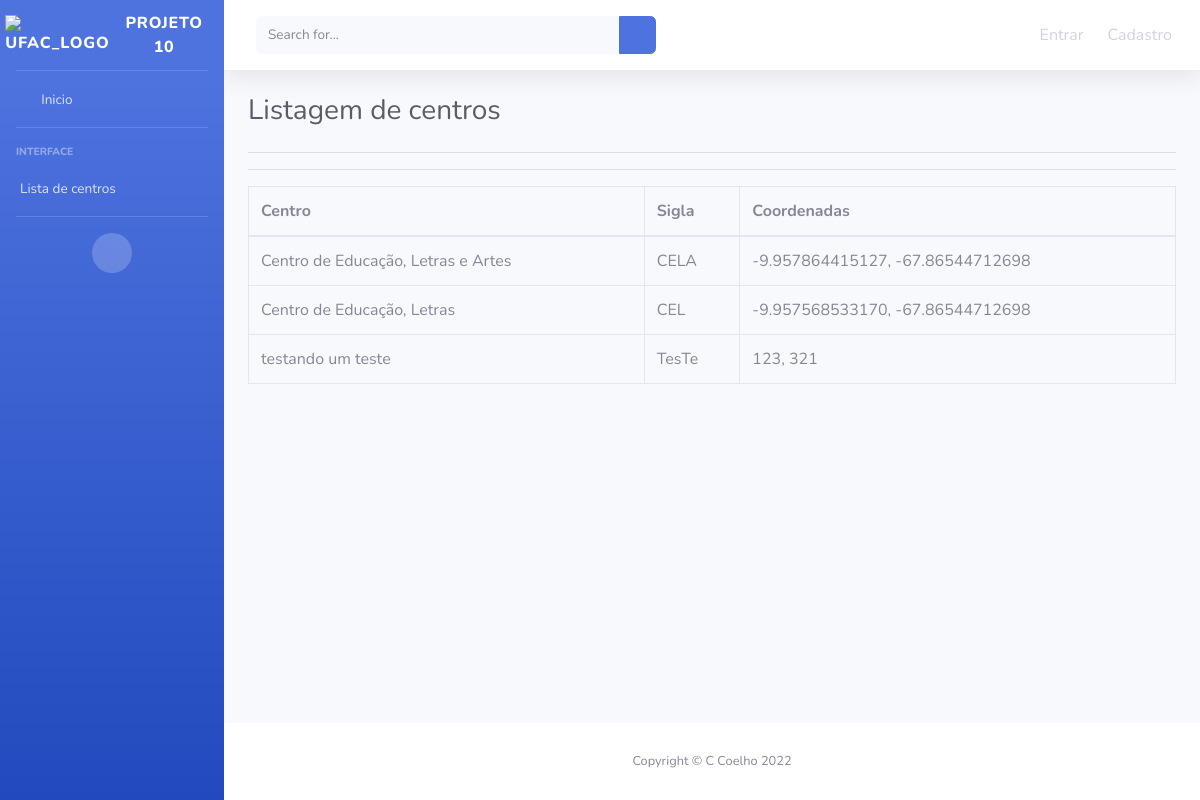
The page /listagem/ on the database as committed earlier.
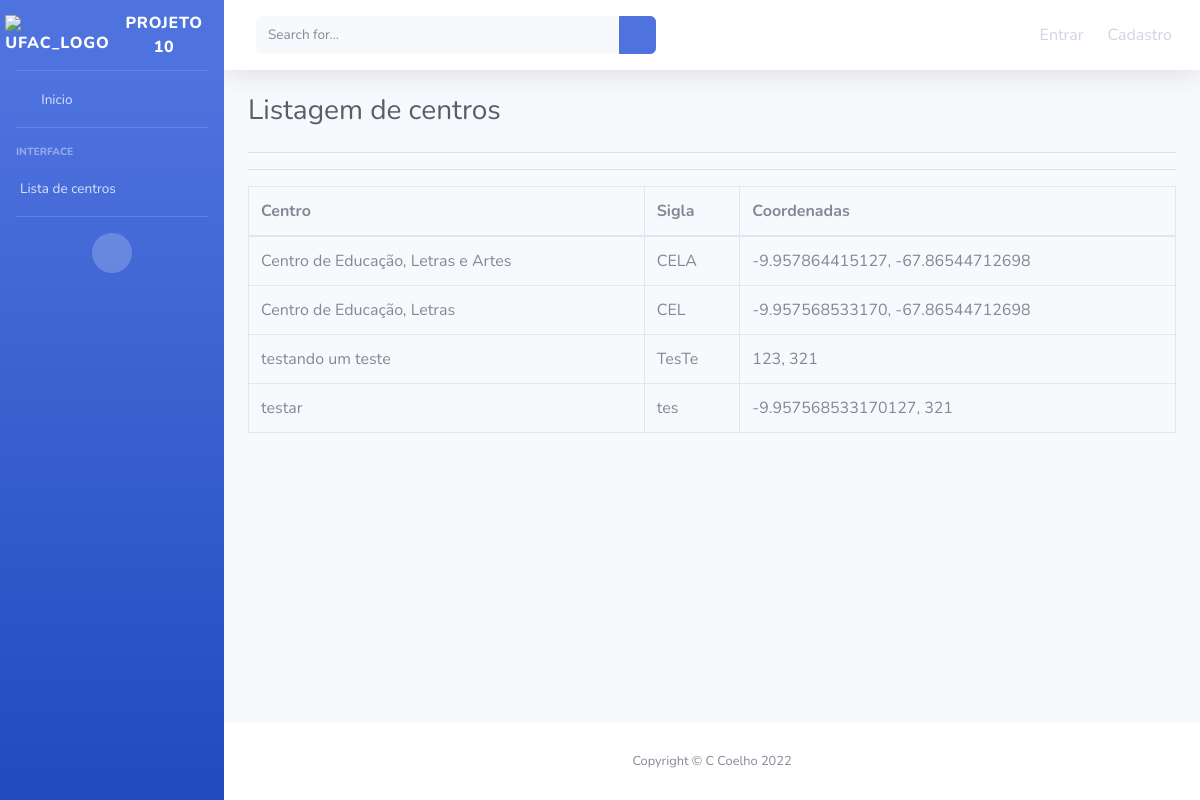
The same page on the database as committed later.
### cadastro_centros/models.py (models this page shows, shortened)
class Centros_Rio_Branco(models.Model):
    nome_centro = models.CharField('Digite o nome o centro', max_length=100)
    sigla_centro  = models.CharField('Digite a sigla do centro', max_length=15)
    latitude = models.CharField('Digite a latitude', max_length=25, default='')
    longitude = models.CharField('Digite a longitude', max_length=25, default='')

### cadastro_centros/views.py (the view)
# urls.py: path('listagem/', CentrosListagem.as_view(), name='listagem'),
class CentrosListagem(ListView):
    model = Centros_Rio_Branco
    template_name = 'cadastro_centros/listar_cadastro.html'

### templates/cadastro_centros/listar_cadastro.html (shortened to what this page needs)
{% extends 'base.html' %}
{% load static %}
        {% load crispy_forms_tags %}
        {% block conteudo %}
            <h1 class="h3 mb-4 text-gray-800">Listagem de centros</h1>
            <hr>
                <hr>
                <table class="table table-bordered" id="dataListagens" width="100%" cellspacing="0">                    <thead >
                        <tr>
                            <th>Centro</th>
                            <th>Sigla</th>
                            <th>Coordenadas</th>
                        </tr>
                    </thead>
                    <tbody>
                        {% for item in object_list %}
                        <tr>
                            <td scope="row">{{ item.nome_centro}}</td>
                            <td>{{item.sigla_centro}}</td>
                            <td>{{item.latitude}}, {{item.longitude}}</td>
                        </tr>
                        {% empty %}
                            nada foi registrado
                        {% endfor %}
                    </tbody>
                </table>
        {% endblock %}

### templates/base.html (shortened to what this page needs)
{% load static %}
<!DOCTYPE html>
<html lang="pt-BR">
<head>
    <link href={% static "vendor/fontawesome-free/css/all.min.css" %} rel="stylesheet" type="text/css">
    <link href={% static "css/sb-admin-2.min.css" %} rel="stylesheet">
</head>
<body id="page-top">
    <div id="wrapper">
        <ul class="navbar-nav bg-gradient-primary sidebar sidebar-dark accordion" id="accordionSidebar">
            <a class="sidebar-brand d-flex align-items-center justify-content-center" href="index.html">
                <div class="s">
                    <img src={% static "img/ufac_logo.png" %} alt="ufac_logo" weight="60px" height="60px">
                </div>
                <div class="sidebar-brand-text mx-3">Projeto 10</div>
            </a>
            <hr class="sidebar-divider my-0">
            <li class="nav-item">
                <a class="nav-link" href="index.html">
                    <i class="fas fa-fw fa-home"></i>
                    <span href="">Inicio</span></a>
            </li>
            <hr class="sidebar-divider">
            <div class="sidebar-heading">
                Interface
            </div>
                        <li class="nav-item">
                            <a class="nav-link collapsed" href="#" data-toggle="collapse" data-target="#collapseUtilities"
                                aria-expanded="true" aria-controls="collapseUtilities">
                                <span>Lista de centros</span>
                            </a>
                        </li>
            <hr class="sidebar-divider d-none d-md-block">
            <div class="text-center d-none d-md-inline">
                <button class="rounded-circle border-0" id="sidebarToggle"></button>
            </div>
        </ul>
        <div id="content-wrapper" class="d-flex flex-column">
            <div id="content">
                <nav class="navbar navbar-expand navbar-light bg-white topbar mb-4 static-top shadow">
                    <form
                        class="d-none d-sm-inline-block form-inline mr-auto ml-md-3 my-2 my-md-0 mw-100 navbar-search">
                        <div class="input-group">
                            <input type="text" class="form-control bg-light border-0 small" placeholder="Search for..."
                                aria-label="Search" aria-describedby="basic-addon2">
                            <div class="input-group-append">
                                <button class="btn btn-primary" type="button">
                                    <i class="fas fa-search fa-sm"></i>
                                </button>
                            </div>
                        </div>
                    </form>
                    <ul class="navbar-nav ml-auto">
                        <li class="nav-item dropdown no-arrow d-sm-none">
                            {% if user.is_authenticated %}
                        <li class="nav-item dropdown no-arrow">
                            <a class="nav-link dropdown-toggle" href="#" id="userDropdown" role="button"
                                data-toggle="dropdown" aria-haspopup="true" aria-expanded="false">
                                <span class="mr-2 d-none d-lg-inline text-gray-600 small"></span>
                                <img class="img-profile rounded-circle"
                                    src={% static "img/undraw_profile.svg" %}>
                            </a>
                            <div class="dropdown-menu dropdown-menu-right shadow animated--grow-in"
                                aria-labelledby="userDropdown">
                                <a class="dropdown-item" href="#">
                                    <i class="fas fa-user fa-sm fa-fw mr-2 text-gray-400"></i>
                                    Profile
                                </a>
                                <div class="dropdown-divider"></div>
                                <a class="dropdown-item" href="#" data-toggle="modal" data-target="#logoutModal">
                                    <i class="fas fa-sign-out-alt fa-sm fa-fw mr-2 text-gray-400"></i>
                                    Logout
                                </a>
                            </div>
                        </li>
                        {% else %}
                        <li class="nav-item">
                            <a class="nav-link" href="{% url 'account_login' %}">Entrar</a>
                        </li>
                        <li class="nav-item">
                            <a class="nav-link" href="{% url 'account_signup' %}">Cadastro</a>
                        </li>
                        {% endif %}
                    </ul>
                </nav>
                <div class="container-fluid">
                    {% block conteudo %}{% endblock %}
                </div>
             </div>
            <footer class="sticky-footer bg-white">
                <div class="container my-auto">
                    <div class="copyright text-center my-auto">
                        <span>Copyright &copy; C Coelho 2022</span>
                    </div>
                </div>
            </footer>
        </div>
    </div>
</body>
</html>

Rows that differ between the two databases and show on the page:
added Centros_Rio_Branco: nome_centro "testar", sigla_centro "tes", latitude "-9.957568533170127", longitude "321"
